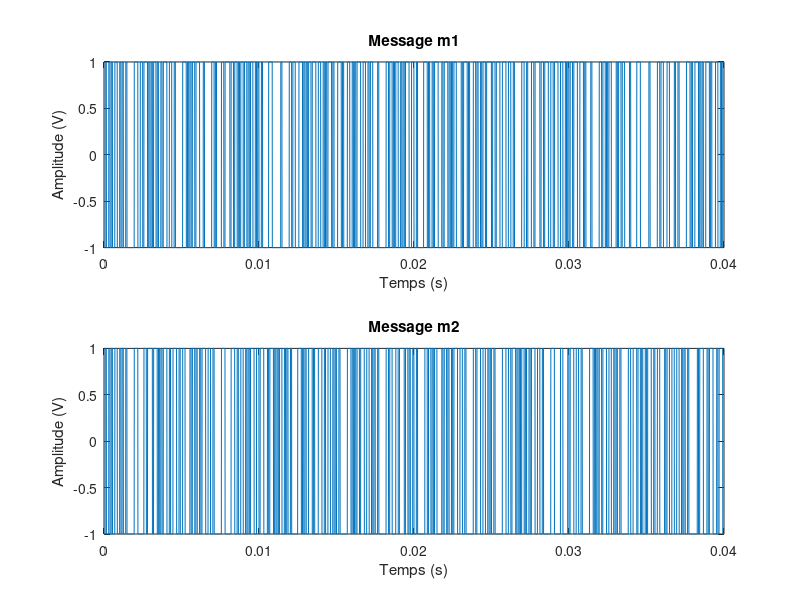
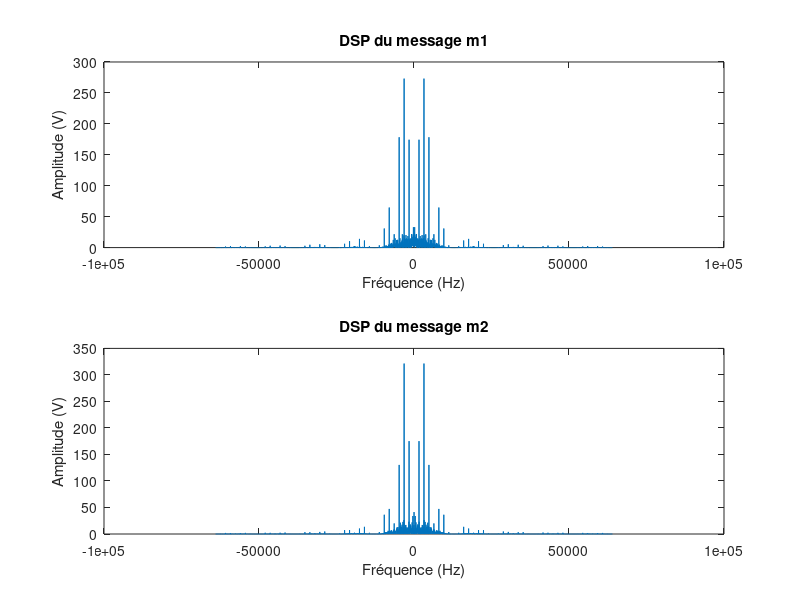
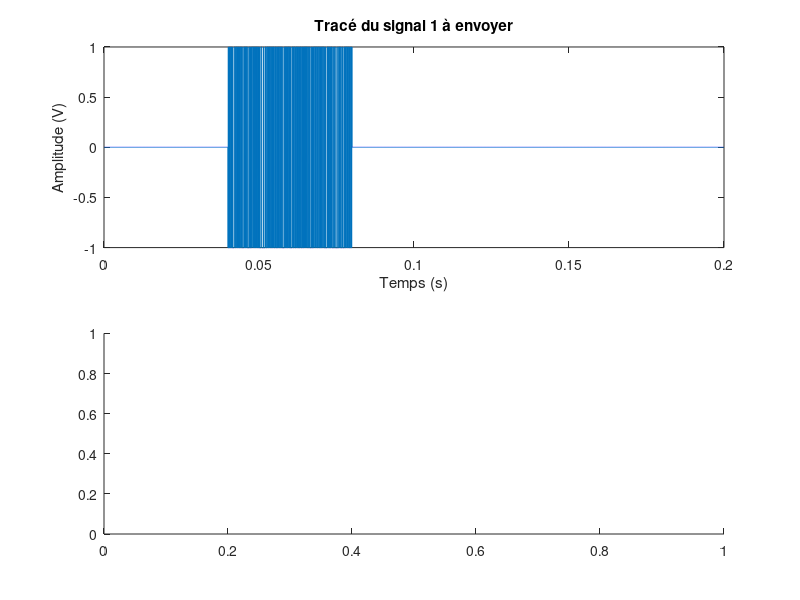

MATLAB code to generate these figures, in order: (Note: this script raises an error after producing the figures.)
load donnees1.mat;
load donnees2.mat;

% 3)2)1) Modulation bande base
Fp2=46000;
Longueur_signal = length(bits_utilisateur1);
Fe=128000;
Te=1/Fe;
Duree_signal = Longueur_signal * Te;
Ns=0.04/Duree_signal;
Ts=Ns*Te;

m1=kron(2*bits_utilisateur1-1,ones(1,Ns));
m2=kron(2*bits_utilisateur2-1,ones(1,Ns));


Temps=0:Ns*Longueur_signal-1;
Temps=Temps*Te;
figure;
subplot(2,1,1);
plot(Temps,m1);
title('Message m1');
xlabel('Temps (s)');
ylabel('Amplitude (V)');
subplot(2,1,2);
plot(Temps,m2);
title('Message m2');
xlabel('Temps (s)');
ylabel('Amplitude (V)');


dsp_m1=(1/length(m1))*(fftshift(abs(fft(m1))).^2);
Freq=linspace(-Fe/2,Fe/2,length(dsp_m1));

figure;
subplot(2,1,1);

plot(Freq,dsp_m1);
title('DSP du message m1');
xlabel('Fréquence (Hz)');
ylabel('Amplitude (V)');

dsp_m2=(1/length(m2))*(fftshift(abs(fft(m2))).^2);
Freq=linspace(-Fe/2,Fe/2,length(dsp_m2));
subplot(2,1,2);
plot(Freq,dsp_m2);
title('DSP du message m2');
xlabel('Fréquence (Hz)');
ylabel('Amplitude (V)');

%3.2.2 Construction du signal MF-TDMA
%1.a 
slot = zeros(1,5120);
signal_MFTDMA1 = [slot,m1,slot,slot,slot];



figure
subplot(2,1,1);
plot([0:Te:(length(signal_MFTDMA1)-1)*Te],signal_MFTDMA1);
title("Tracé du signal 1 à envoyer");
xlabel("Temps (s)");
ylabel("Amplitude (V)");


subplot(2,1,2);
plot([0:Te:(length(signal_MFTDMA2)-1)*Te],signal_MFTDMA2);
title("Tracé du signal 2 à envoyer");
xlabel("Temps (s)");
ylabel("Amplitude (V)");


signal_MFTDMA2 = [slot,slot,slot,slot,m2];
tableau_de_cos = zeros(1,25600);
tableau_de_cos = cos(2*pi*Fp2*[0:Te:25599*Te]);

%1.b
x1= signal_MFTDMA1*cos(0);
x2 = signal_MFTDMA2.*(tableau_de_cos);

%2.
x = x1 + x2;
Ps = mean(abs(x).^2);
Pb = Ps*10e-2;
sigma = sqrt(Pb);
bruit = sigma*rand(1,length(x));
xtot = x +  bruit;

% Tracé temporel du signal
figure;
plot([0:Te:(length(x)-1)*Te],xtot);
title('Signal MF-TDMA');
xlabel('Temps (s)');
ylabel('Amplitude (V)');

N = length(xtot);
DSP = periodogramme(xtot,N);
figure
plot(linspace(-Fe/2,Fe/2,length(DSP)),fftshift(DSP));
title('DSP du signal MF-TDMA');
xlabel('Fréquence (Hz)');
ylabel('Amplitude (V)');



% 4)1)1)Synthèse du filtre passe bas
%Filtre passe bas à la fréquence de coupure Fp2/2

%4)1)1)1)

N=1000;
K=[-N/Fe:1/Fe:N/Fe];

hk=(Fp2/Fe)*sinc(K*Fp2);

TF_filtre=fft(hk);



Freq_filtre=linspace(-Fe/2,Fe/2,length(TF_filtre));

figure
subplot(2,1,1);
plot(K,hk);
xlabel('Temps (s)');
ylabel('Amplitude (V)');
title('Réponse impulsionnelle du filtre passe bas');
subplot(2,1,2);
plot(Freq_filtre,fftshift((abs(TF_filtre))));
xlabel('Fréquence (Hz)');
ylabel('Amplitude (V)');
title('Réponse fréquentielle du filtre passe bas (normalisée en amplitude)');

% 4)1)1)2) Superposition de la réponse fréquentielle du filtre passe bas et de la DSP
% du signal

figure
plot(Freq_filtre,fftshift((abs(TF_filtre))));
hold on
plot(linspace(-Fe/2,Fe/2,length(DSP)),fftshift(DSP/max(DSP)));
title('Superposition de la réponse fréquentielle filtre passe bas et de la DSP du signal');
xlabel('Fréquence (Hz)');
ylabel('Amplitude (V)');
legend('Filtre','DSP du signal');


%4)1)2) Filtre passe haut

dirac_numerique= zeros(length(K),1);
dirac_numerique=dirac_numerique';
dirac_numerique(1001)=1;
hk_haut=dirac_numerique-hk;
TF_filtre_haut=fft(hk_haut);

figure
subplot(2,1,1);
plot(K,hk_haut);
xlabel('Temps (s)');
ylabel('Amplitude (V)');
title('Réponse impulsionnelle du filtre passe-haut');
subplot(2,1,2);
plot(Freq_filtre,fftshift(abs(TF_filtre_haut)));
xlabel('Fréquence (Hz)');
ylabel('Amplitude (V)');
title('Réponse fréquentielle du filtre passe-haut (normalisée en amplitude)');

%Superposition de la réponse fréquentielle du filtre passe haut et de la DSP
% du signal

figure
plot(Freq_filtre,fftshift((abs(TF_filtre_haut))));
hold on
plot(linspace(-Fe/2,Fe/2,length(DSP)),fftshift(DSP/max(DSP)));
title('Superposition de la réponse fréquentielle filtre passe haut et de la DSP du signal');
xlabel('Fréquence (Hz)');
ylabel('Amplitude (V)');
legend('Filtre passe haut','DSP du signal');

% 4)1)3) Filtrage

x1_filtre = conv(xtot,hk,'same');
x2_filtre = conv(xtot,hk_haut,'same');

figure
subplot(2,2,1);
plot([0:Te:(length(x)-1)*Te],x1_filtre);
title('Signal x1 retrouvé');
xlabel('Temps (s)');
ylabel('Amplitude (V)');

subplot(2,2,3);
plot([0:Te:(length(x)-1)*Te],x2_filtre);
title('Signal x2 retrouvé');
xlabel('Temps (s)');
ylabel('Amplitude (V)');


% 4)2) Retour à basse fréquence
% Il n'y a que le signal x2 à modifier

x2_filtre=x2_filtre.*tableau_de_cos;
conv(x2_filtre,hk,'same');


% 4)3) Détection du slot utile

SLOT1_x1=x1_filtre(1:5120);
SLOT2_x1=x1_filtre(5121:10240);
SLOT3_x1=x1_filtre(10241:15360);
SLOT4_x1=x1_filtre(15361:20480);
SLOT5_x1=x1_filtre(20481:25600);

SLOTS_x1=[SLOT1_x1' SLOT2_x1' SLOT3_x1' SLOT4_x1' SLOT5_x1'];

SLOT1_x2=x2_filtre(1:5120);
SLOT2_x2=x2_filtre(5121:10240);
SLOT3_x2=x2_filtre(10241:15360);
SLOT4_x2=x2_filtre(15361:20480);
SLOT5_x2=x2_filtre(20481:25600);


energie_x1_1=sum(abs(SLOT1_x1).^2*Te);
energie_x1_2=sum(abs(SLOT2_x1).^2*Te);
energie_x1_3=sum(abs(SLOT3_x1).^2*Te);
energie_x1_4=sum(abs(SLOT4_x1).^2*Te);
energie_x1_5=sum(abs(SLOT5_x1.^2*Te));

Energie_TAB_x1=[energie_x1_1 energie_x1_2 energie_x1_3 energie_x1_4 energie_x1_5];

[max_energie_x1,indice_x1]=max(Energie_TAB_x1);
SLOT_utile_x1=SLOTS_x1(:,indice_x1);
    
    
energie_x2_1=sum(abs(SLOT1_x2).^2*Te);
energie_x2_2=sum(abs(SLOT2_x2).^2*Te);
energie_x2_3=sum(abs(SLOT3_x2).^2*Te);
energie_x2_4=sum(abs(SLOT4_x2).^2*Te);
energie_x2_5=sum(abs(SLOT5_x2.^2*Te));

SLOTS_x2=[SLOT1_x2' SLOT2_x2' SLOT3_x2' SLOT4_x2' SLOT5_x2'];

Energie_TAB_x2=[energie_x2_1 energie_x2_2 energie_x2_3 energie_x2_4 energie_x2_5];

[max_energie_x2,indice_x2]=max(Energie_TAB_x2);
SLOT_utile_x2=SLOTS_x2(:,indice_x2);    
    

% 4)4) Démodulation bande de base

SignalFiltre_x1=conv(SLOT_utile_x1',ones(1,Ns),'same');
SignalEchantillonne_x1=SignalFiltre_x1(1:Ns:end);
BitsRecuperes=(sign(SignalEchantillonne_x1)+1)/2;
bin2str(BitsRecuperes)

SignalFiltre_x2=conv(SLOT_utile_x2',ones(1,Ns),'same');
SignalEchantillonne_x2=SignalFiltre_x2(1:Ns:end);
BitsRecuperes_x2=(sign(SignalEchantillonne_x2)+1)/2;
bin2str(BitsRecuperes_x2)

explication_x1 = subplot(2,2,2);
text(0,0.5,'=> Je suis un homme à lunettes, mes équations donnent mal à la tête'); axis off
explication_x2 = subplot(2,2,4);
text(0,0.5,'=> Je pourrais presque être une loi mais ne suis pas une girafe ...'); axis off
% Le prof mystère est Martial Coulon
% -> Homme à lunettes et équations qui donnent mal à la tête
% -> Loi de Coulomb
% -> Cou long comme la girafe ...  




